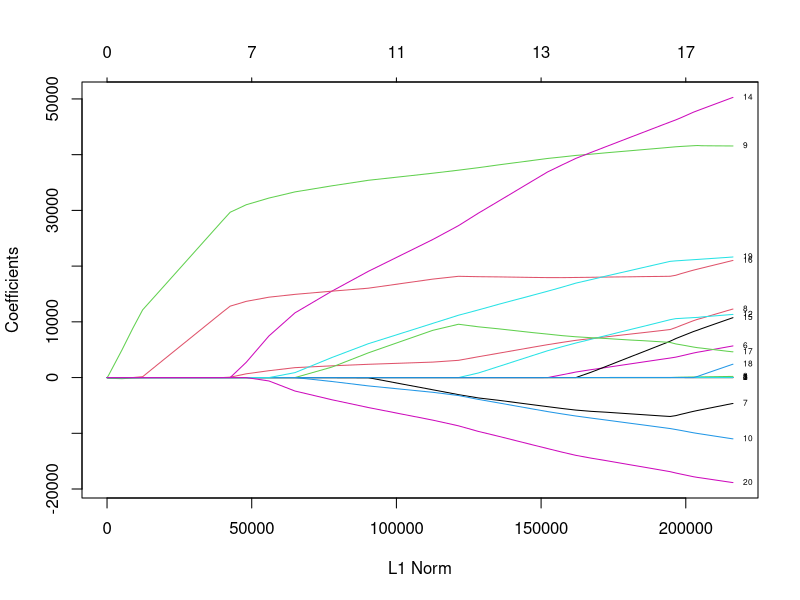
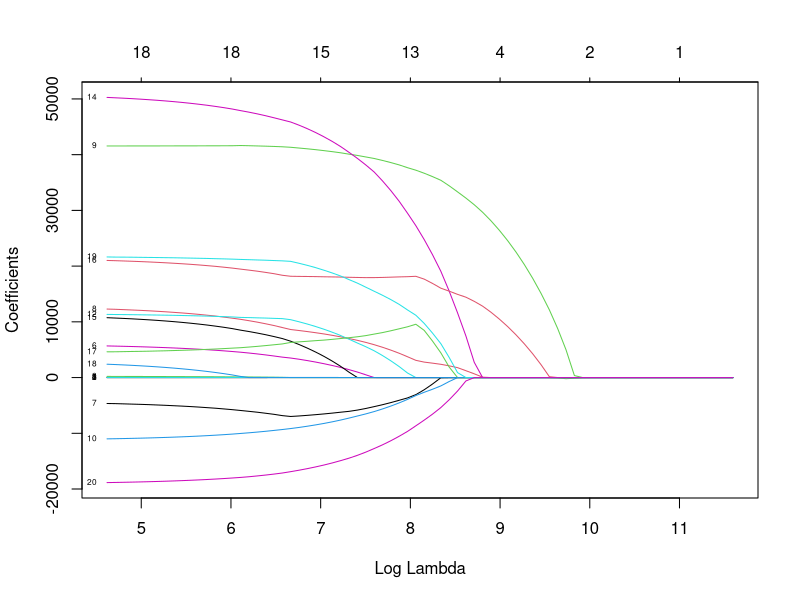
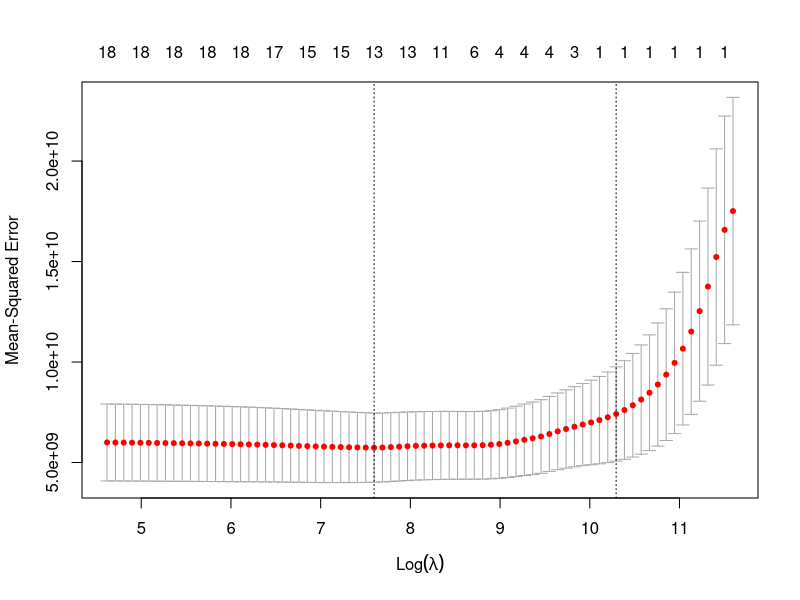
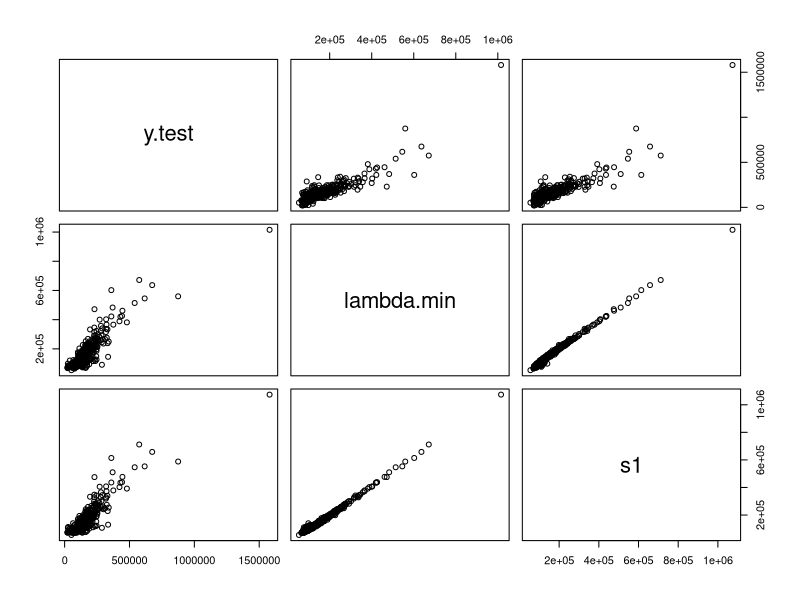

Write R code to recreate these figures, in order.
#install.packages("glmnet");
library(glmnet);
?glmnet

###########################################################################
br = read.table("br.csv", sep = ",", header=T) # reads the data from a csv file 
attach(br); 

# We randomly select a training sample of N=600 observations
Ntot = nrow(br);  # total n. of obs.
set.seed(401);    # random seed 
N = 600;          # size of training sample
s = sample(1:Ntot, N);  # index of selected units

# partition the dataset
y.train = price[s];
y.test = price[-s];
Occ = model.matrix(~factor(Occupancy))[,2:3]; # dummies for occupancy
Sty = model.matrix(~factor(Style))[,2:10]; # dummies for occupancy
X = data.frame(sqft, sqft^2, Age, Age^2, sqft*Age, Pool, Bedrooms,Fireplace,Waterfront, Occ, Sty );
X.train = as.matrix(X[s,]);
X.test = as.matrix(X[-s,]);
head(X.test) 

######################################################################### 
## Lasso   (note: y and x are standardized by the function glmnet) 
#########################################################################
fit.lasso = glmnet(X.train, y.train, family="gaussian")
plot(fit.lasso,label=TRUE)
plot(fit.lasso,xvar = "lambda", label=TRUE)
fit.lasso
cv.fit=cv.glmnet(X.train, y.train, nfolds=20)
plot(cv.fit)
coef(cv.fit, s="lambda.min")

#########################################################################
y.test.lasso = predict(cv.fit, newx=X.test, s="lambda.min")
y.test.full = predict(cv.fit, newx=X.test, s=0)
pairs(cbind(y.test, y.test.lasso, y.test.full) )
pred.errors.lasso = y.test - y.test.lasso;   # selected model predictions
pred.errors.full = y.test - y.test.full;   # selected model predictions
mse.lasso = mean(pred.errors.lasso^2)
mse.full = mean(pred.errors.full^2)
100 * (1- mse.lasso/mse.full)  # percent gain in accuracy due to shrinkage
